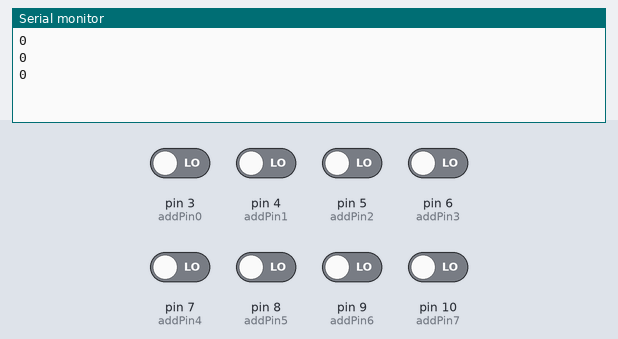
This sketch was run on a simulated Arduino Uno, built with avr-gcc and run on an emulated ATmega328P. On the bench: the last lines printed to the serial monitor. Inputs (shaded band) come from the test bench; at power-on: pin 3 (addPin0), pin 4 (addPin1), pin 5 (addPin2), pin 6 (addPin3), pin 7 (addPin4), pin 8 (addPin5), pin 9 (addPin6), pin 10 (addPin7) LOW.

Above: at 10.8 s.
10.9 s: pin 3 (addPin0) driven HIGH
At 15.8 s:
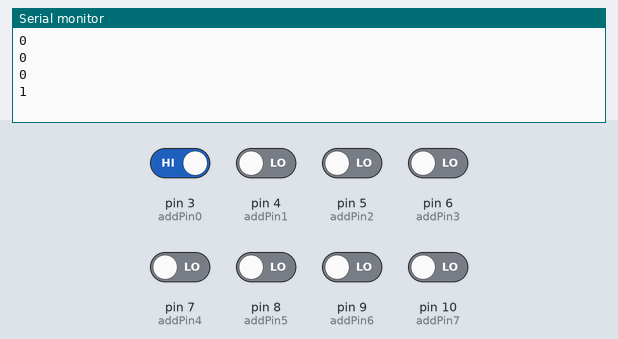
16.9 s: pin 4 (addPin1) driven HIGH
At 20.8 s:
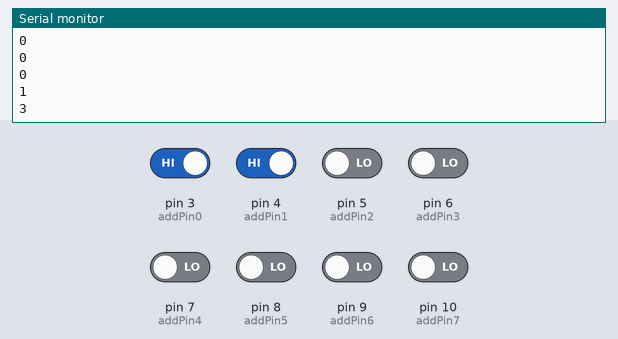
22.9 s: pin 5 (addPin2) driven HIGH
At 25.8 s:
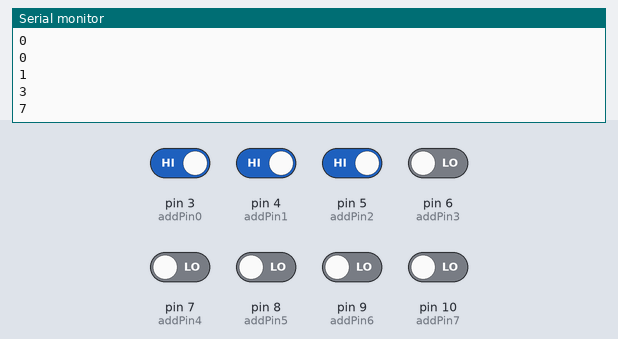
28.9 s: pin 6 (addPin3) driven HIGH
At 30.8 s:
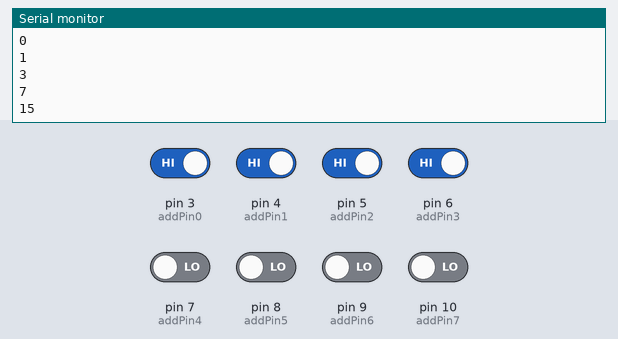
34.9 s: pin 7 (addPin4) driven HIGH
At 35.8 s:
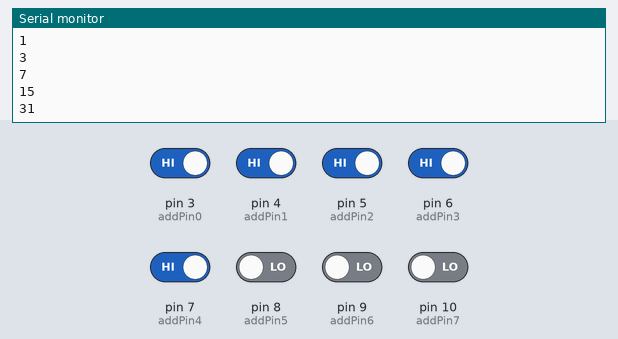
40.9 s: pin 8 (addPin5) driven HIGH
At 45.8 s:
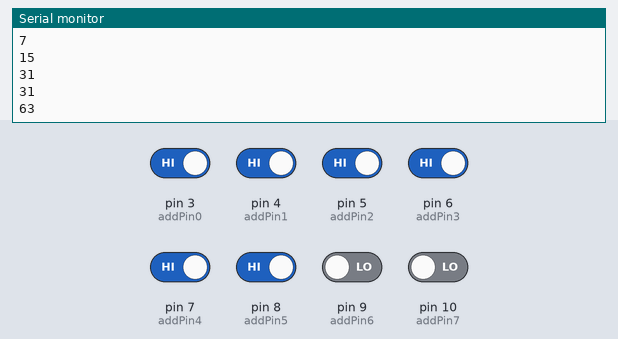
Timing chart, 0 to 47.3 s (numbered marks = the images above; inputs shaded):
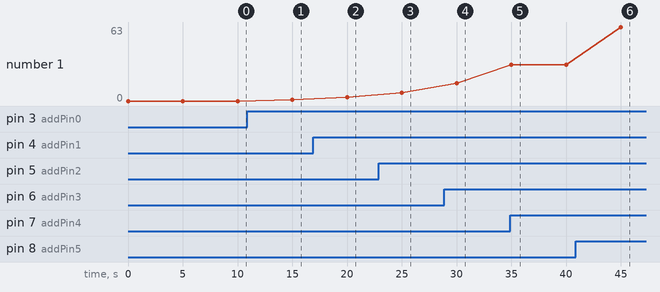

Measured:
- after the input at 10.9 s, the serial monitor: prints a new line after 4.1 s (image 1)
- after the input at 16.9 s, the serial monitor: prints a new line after 3.1 s (image 2)
- after the input at 22.9 s, the serial monitor: prints a new line after 2.1 s (image 3)
- after the input at 28.9 s, the serial monitor: prints a new line after 1.1 s (image 4)
- after the input at 34.9 s, the serial monitor: prints a new line after 0.10 s (image 5)
- after the input at 40.9 s, the serial monitor: prints a new line after 4.1 s (image 6)
- plotted number 1: 0 → 1 after the input at 10.9 s, 1 → 3 after the input at 16.9 s, 3 → 7 after the input at 22.9 s, 7 → 15 after the input at 28.9 s, 15 → 31 after the input at 34.9 s

The sketch:

Project_AdderModule.ino
```cpp
int sum;
int addPin0 = 3; int addPin1 = 4; int addPin2 = 5; int addPin3 = 6; int addPin4 = 7; int addPin5 = 8; int addPin6 = 9; int addPin7 = 10;
int bit0; int bit1; int bit2; int bit3; int bit4; int bit5; int bit6; int bit7;


void setup() {
  // put your setup code here, to run once:
  Serial.begin(9600);
  pinMode(addPin0, INPUT); pinMode(addPin1, INPUT); pinMode(addPin2, INPUT); pinMode(addPin3, INPUT);
  pinMode(addPin4, INPUT); pinMode(addPin5, INPUT); pinMode(addPin6, INPUT); pinMode(addPin7, INPUT);
}

void loop() {
  // put your main code here, to run repeatedly:
  bit0 = digitalRead(addPin0); bit1 = digitalRead(addPin1); bit2 = digitalRead(addPin2); bit3 = digitalRead(addPin3);
  bit4 = digitalRead(addPin4); bit5 = digitalRead(addPin5); bit6 = digitalRead(addPin6); bit7 = digitalRead(addPin7);
  sum = bit7*128 + bit6*64 + bit5*32 + bit4*16 + bit3*8 + bit2*4 + bit1*2 + bit0;
  Serial.println(sum);
  delay(5000);
}
```
